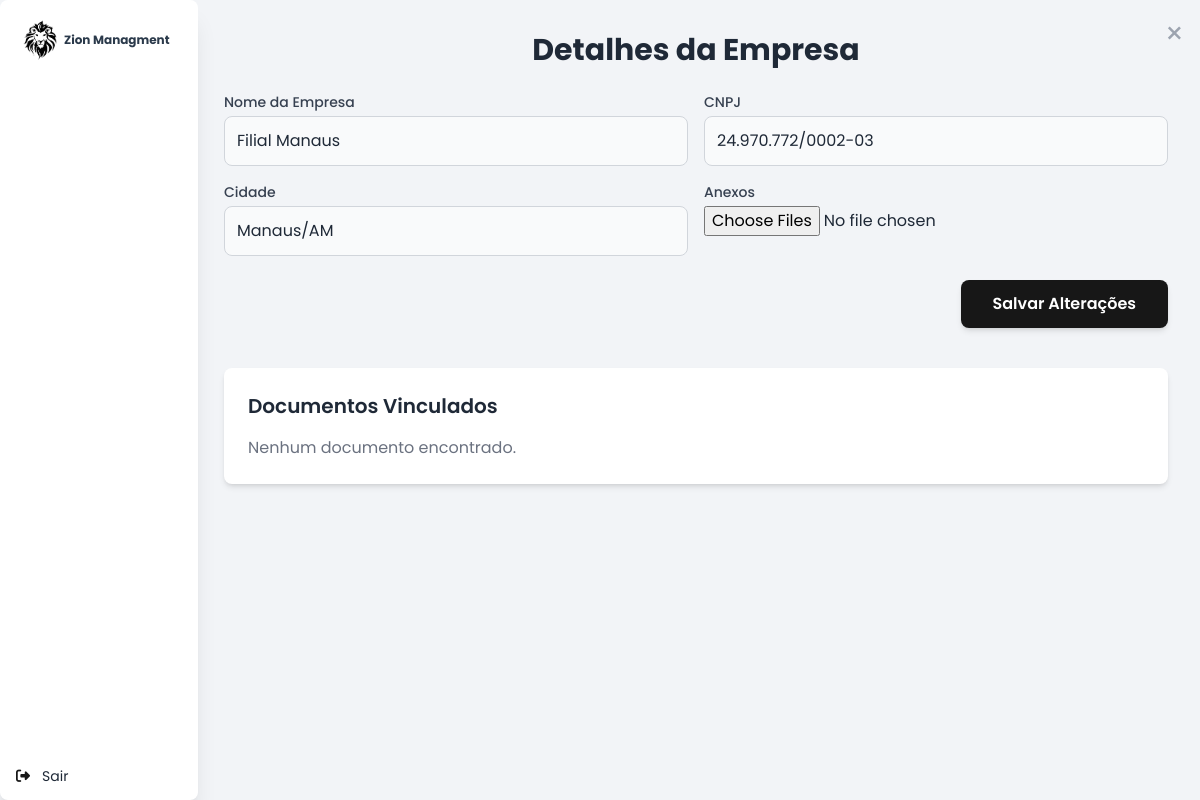
Page /empresas/detalhes.php?empresa_id=1 (signed in) on the committed database.
### tables this page shows
CREATE TABLE `empresas` (
  `id` int(11) NOT NULL,
  `cnpj` varchar(20) NOT NULL,
  `nome` varchar(255) NOT NULL,
  `razao_social` varchar(255) DEFAULT NULL,
  `telefone` varchar(20) DEFAULT NULL,
  `email` varchar(255) DEFAULT NULL,
  `localizacao` varchar(255) DEFAULT NULL,
  `criado_em` timestamp NOT NULL DEFAULT current_timestamp()
);

### backend/auth.php (called while the page is built, shortened)
<?php
$conn = new mysqli('localhost', 'root', '', 'axel_db');
$user_id = $_SESSION['user_id'];
$stmt = $conn->prepare("
   SELECT
    u.id, u.email,  u.is_superuser,
    u.setor_id, u.empresa_id,
    COALESCE(s.nome, '') AS setor_nome,
    COALESCE(e.localizacao, '') AS empresa_nome
FROM users u
LEFT JOIN setores s ON u.setor_id = s.id
LEFT JOIN empresas e ON u.empresa_id = e.id
WHERE u.id = ?
");
$stmt->bind_param("i", $user_id);
$stmt->execute();
$result = $stmt->get_result();

### empresas/detalhes.php (the view, shortened to what this page needs)
<?php
include '../backend/auth.php';
include '../layout/imports.php';
$host = 'localhost';
$dbname = 'axel_db';
$username = 'root';
$password = '';
$conn = new mysqli($host, $username, $password, $dbname);
$empresa = null;
if (isset($_GET['empresa_id'])) {
    $empresa_id = intval($_GET['empresa_id']);
    $stmt = $conn->prepare("SELECT * FROM empresas WHERE id = ?");
    $stmt->bind_param("i",  $empresa_id);
    $stmt->execute();
    $result = $stmt->get_result();
    $empresa = $result->fetch_assoc();
}
?>
<!DOCTYPE html>
<html lang="pt-BR">
<head>
    <script src="https://cdn.tailwindcss.com"></script>
</head>
<body class="bg-[#F2F4F7] min-h-screen flex">
    <?php include '../layout/sidemenu.php'; ?>
    <div class="w-full ">
        <div class="relative  p-8 animate-fadeIn">
            <button onclick="window.location.href = './index.php' " class="absolute top-4 right-4 text-gray-400 hover:text-gray-600 dark:hover:text-gray-300 text-3xl">
                &times;
            </button>
            <h2 class="text-3xl font-bold text-gray-800 dark:text-white mb-6 text-center">
                Detalhes da Empresa
            </h2>
            <form method="POST" class="space-y-6" action="./update.php" enctype="multipart/form-data">
                <div class="grid grid-cols-1 md:grid-cols-2 gap-4">
                    <div class="flex flex-col">
                        <label for="nome" class="text-gray-700 mb-1 text-sm font-medium">Nome da Empresa</label>
                        <input type="text" id="nome" name="nome" required
                            value="<?= htmlspecialchars($empresa['nome'] ?? '') ?>"
                            class="w-full rounded-lg border border-gray-300 dark:border-gray-700 bg-gray-50 dark:bg-gray-800 p-3 text-gray-800 dark:text-gray-100 focus:outline-none focus:ring-2 focus:ring-primary focus:border-primary" />
                    </div>
                    <div class="flex flex-col">
                        <label for="cnpj" class="text-gray-700 mb-1 text-sm font-medium">CNPJ</label>
                        <input type="text" id="cnpj" name="cnpj" required
                            value="<?= htmlspecialchars($empresa['cnpj'] ?? '') ?>"
                            class="w-full rounded-lg border border-gray-300 dark:border-gray-700 bg-gray-50 dark:bg-gray-800 p-3 text-gray-800 dark:text-gray-100 focus:outline-none focus:ring-2 focus:ring-primary focus:border-primary" />
                    </div>
                    <div class="flex flex-col">
                        <label for="cidade" class="text-gray-700 mb-1 text-sm font-medium">Cidade</label>
                        <input type="text" id="cidade" name="cidade" required
                            value="<?= htmlspecialchars($empresa['localizacao'] ?? '') ?>"
                            class="w-full rounded-lg border border-gray-300 dark:border-gray-700 bg-gray-50 dark:bg-gray-800 p-3 text-gray-800 dark:text-gray-100 focus:outline-none focus:ring-2 focus:ring-primary focus:border-primary" />
                    </div>
                    <div class="flex flex-col">
                        <label for="anexos" class="text-gray-700 mb-1 text-sm font-medium">Anexos</label>
                        <input type="file" id="anexos" name="anexos[]" multiple
                            class="w-full text-gray-800 dark:text-gray-100" />
                    </div>
                </div>
                <div class="flex justify-end">
                    <button type="submit" name="criar"
                        class="bg-primary hover:bg-primary-dark text-white font-semibold px-8 py-3 rounded-lg shadow-md hover:shadow-lg transition duration-300">
                        <?= isset($empresa['id']) ? 'Salvar Alterações' : 'Criar' ?>
                    </button>
                </div>
            </form>
            <?php if (isset($empresa['id'])): ?>
                <div class="mt-10 p-6 bg-white rounded-lg shadow-md">
                    <h3 class="text-xl font-semibold mb-4 text-gray-800">Documentos Vinculados</h3>
                    <?php
                    $stmt_docs = $conn->prepare("SELECT id, nome, caminho_arquivo FROM documentos WHERE tabela_ref = 'empresas' AND ref_id = ?");
                    $stmt_docs->bind_param("i", $empresa['id']);
                    $stmt_docs->execute();
                    $result_docs = $stmt_docs->get_result();
                    if ($result_docs->num_rows > 0):
                    ?>
                        <ul class="divide-y divide-gray-200">
                            <?php while ($doc = $result_docs->fetch_assoc()): ?>
                                <li class="flex items-center justify-between py-2">
                                    <div>
                                        <a href="./<?= htmlspecialchars($doc['caminho_arquivo']) ?>" target="_blank" class="text-blue-600 hover:underline">
                                            <?= htmlspecialchars($doc['nome']) ?>
                                        </a>
                                    </div>
                                    <form method="POST" action="delete_document.php" onsubmit="return confirm('Tem certeza que deseja excluir este documento?')">
                                        <input type="hidden" name="documento_id" value="./uploads/empresas/<?= $doc['id'] ?>">
                                        <button type="submit" class="text-red-600 hover:text-red-800 font-medium">Excluir</button>
                                    </form>
                                </li>
                            <?php endwhile; ?>
                        </ul>
                    <?php else: ?>
                        <p class="text-gray-500">Nenhum documento encontrado.</p>
                    <?php endif; ?>
                </div>
            <?php endif; ?>
        </div>
    </div>
</body>

### layout/imports.php (style rules this page uses)
* { font-family: "Poppins", sans-serif; font-style: normal; }

### empresas/detalhes.php (style rules this page uses)
* { font-family: "Poppins", sans-serif; font-style: normal; }

### layout/sidemenu.php (style rules this page uses)
body { margin-left: 16%; }

### rows in the picture
empresas: nome "Filial Manaus", cnpj "24.970.772/0002-03", cidade "Manaus/AM"
